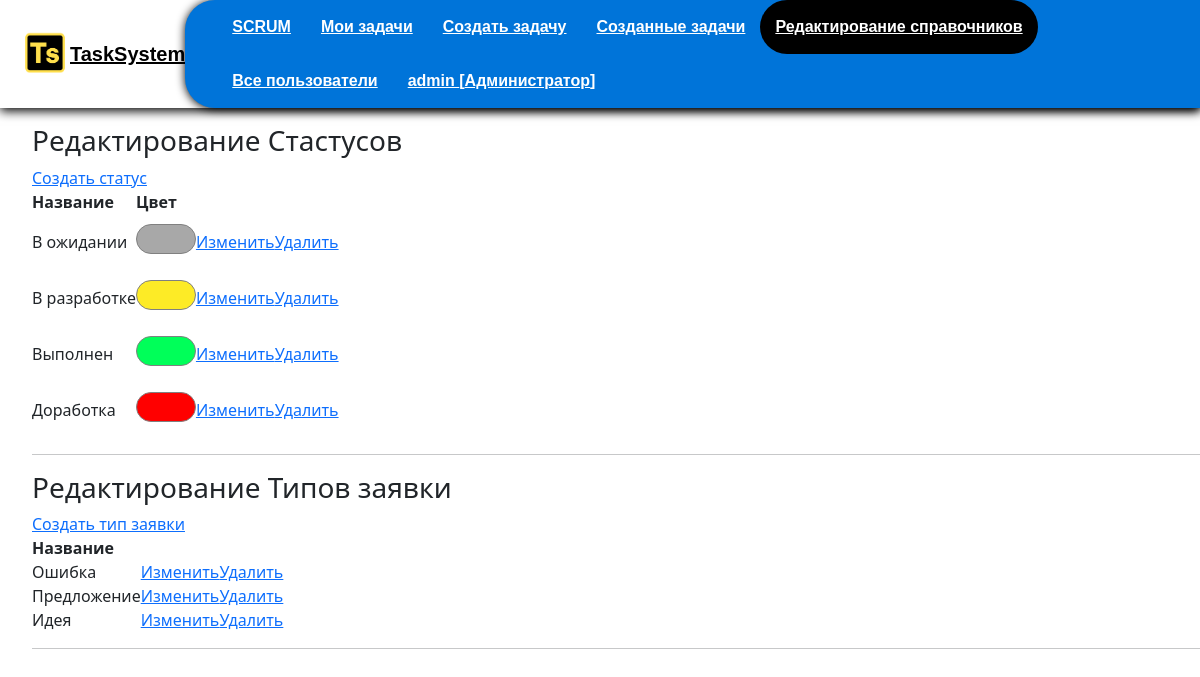
The page /edit_directory/ (signed in) on the database its author committed.
### authapp/models.py (models this page shows, shortened)
class CustomUser(AbstractUser):
    LastAuthDate = models.DateTimeField(auto_now=True)
    is_active = models.BooleanField(verbose_name="Пользователь активирован", default=False)

class Right(models.Model):
    user_id = models.ForeignKey(CustomUser, on_delete=models.CASCADE, verbose_name="Пользователь")
    usertype_id = models.ForeignKey(Type, on_delete=models.CASCADE, verbose_name="Тип пользователя", null=True)

class Type(models.Model):
    name = models.CharField("Название", blank=True, max_length=40)

### edit_directory/models.py (models this page shows, shortened)
class Status(models.Model):
    COLOR_CHOICES = [
        ("GR", "Зеленый"),
        ("RD", "Красный"),
        ("YE", "Желтый"),
        ("DR", "Серый")
    ]
    COLOR_PALETTE = [
        ("#FFFFFF", "white", ),
        ("#000000", "black", ),
    ]
    name = models.CharField(verbose_name="Название статуса", max_length=50, default=None)
    comment_is_active = models.BooleanField(verbose_name="Возможность комментировать", default=False)
    color_status = models.CharField(verbose_name="Цвет статуса", max_length=7, default= "#000000")
    image_status = models.ImageField(verbose_name="Иконка статуса", upload_to='image_status/', default=None, blank=True)
    next_status = models.ManyToManyField('self', blank=True)

class TaskType(models.Model):
    name = models.CharField(max_length=30, verbose_name="Тип заявки")

### edit_directory/views.py (the view)
# urls.py: path("", edit_directory.view, name='directory_view'),
@user_passes_test(lambda u: u.is_superuser)
def view(request):
    try:
        right = Right.objects.get(user_id=request.user)
    except:
        right = None
    status = Status.objects.all()
    tasktype = TaskType.objects.all()
    return render(request, 'edit_directory/edit_directory.html', context={
        'title': "Редактирование справочников",
        'statuses':status,
        "right":right,
        'tasktypes': tasktype
    })

### mainapp/templates/edit_directory/edit_directory.html
{% load static %}
{% include 'mainapp/includes/menu_inc.html' %}
<div class='page_style'>
<h3>Редактирование Стастусов</h3>
<a class="button" href="{% url 'edit_directory:create_status' %}">Создать статус</a>
<table class="primary">
    <thead>
      <tr>
        <th>Название</th>
        <th>Цвет</th>
        <th></th>
        <th></th>
      </tr>
    </thead>
    <tbody>
        {% for status in statuses %}
      <tr>
        <td>{{status.name}}</td>
        <td><p class='color-block' style="background-color: {{status.color_status}};"></p></td>
        <td><a href="{% url 'edit_directory:edit_status' status.id %}">Изменить</a></td>
        <td><a href="{% url 'edit_directory:delete_status' status.id %}">Удалить</a></td>
      </tr>
      {% endfor %}
    </tbody>
  </table>
<hr>
<h3>Редактирование Типов заявки</h3>
<a class="button" href="{% url 'edit_directory:create_tasktype' %}">Создать тип заявки</a>
<table class="primary">
    <thead>
      <tr>
        <th>Название</th>
        <th></th>
        <th></th>
      </tr>
    </thead>
    <tbody>
        {% for tasktype in tasktypes %}
      <tr>
        <td>{{tasktype.name}}</td>
        <td><a href="{% url 'edit_directory:edit_tasktype' tasktype.id %}">Изменить</a></td>
        <td><a href="{% url 'edit_directory:delete_tasktype' tasktype.id %}">Удалить</a></td>
      </tr>
      {% endfor %}
    </tbody>
  </table>
<hr>
</div>

### mainapp/templates/mainapp/includes/menu_inc.html (shortened to what this page needs)
{% load static %}
<!DOCTYPE html>
<html lang="en">
<head>
  <link rel="stylesheet" type="text/css" href="{% static 'css/task.css' %}">
  <link rel="stylesheet" type="text/css" href="{% static 'css/style.css' %}">
  <link rel="stylesheet" type="text/css" href="{% static 'css/scrum.css' %}">
  <link rel="stylesheet" type="text/css" href="{% static 'css/menu.css' %}">
  <link href="{% static 'colorfield/css/colorpicker.css' %}" rel="stylesheet">
  <link href="{% static 'css/colorfield.css' %}" rel="stylesheet">
  <link rel="stylesheet" type="text/css" href="{% static 'colorfield/css/color-picker.css' %}">
  <link href="https://cdn.jsdelivr.net/npm/bootstrap@5.2.0-beta1/dist/css/bootstrap.min.css" rel="stylesheet">
    <link rel="stylesheet" href="https://cdn.jsdelivr.net/npm/picnic">
</head>
<body>
  <header class='header'>
    <div class='block-logo'>
      <a href='{% url "main" %}' class="logo"><img src="{% static 'images/TSlogo.png' %}" width="50" height="50"></a>
      <p class='logo-text'><a href='{% url "main" %}' class='logo-text'>TaskSystem</a></p>
    </div>
    <nav class='menu-items'>
      <ul class='menu-item'>
        <li><a href="{% url 'main' %}" class="{% if request.resolver_match.url_name == 'main' %} active_url {% endif %}">SCRUM</a></li>
        <li><a href="{% url 'mytasks:task_view' %}" class="{% if request.resolver_match.url_name == 'task_view' %} active_url  {% endif %}">Мои задачи</a></li>
        {% if right.usertype_id.name == "Руководитель" or right.usertype_id.name == "Администратор" %}
        <li><a href="{% url 'create' %}" class="{% if request.resolver_match.url_name == 'create' %} active_url{% endif %}">Создать задачу</a></li>
        <li><a href="{% url 'creation_tasks' %}" class="{% if request.resolver_match.url_name == 'creation_tasks' %} active_url {% endif %}">Созданные задачи</a></li>
        {% endif %}
        {% if request.user.is_superuser %}
        <li><a href="{% url 'edit_directory:directory_view' %} " class="{% if request.resolver_match.url_name == 'directory_view' %} active_url {% endif %}">Редактирование справочников</a></li>
        <li><a href="{% url 'all_users' %}" class="{% if request.resolver_match.url_name == 'all_users' %} active_url {% endif %}">Все пользователи</a></li>
        {% endif %}
        <li><a href="#" class="{% if request.resolver_match.url_name == 'account' %} active_url {% endif %}">{{ user.username }} {% if right.usertype_id.name %}[{{right.usertype_id.name}}]{% else %} [Не определен] {% endif %}</a>
      </li>
      </ul>
    </nav>
  </header>

### static/css/style.css (style rules this page uses)
.page_style { margin-left: 2em; margin-top: 1em; padding-bottom: 2em; }

### static/css/menu.css (style rules this page uses)
* { margin: 0; padding: 0; box-sizing: border-box; list-style: none; text-decoration: none; }
.header { display: flex; justify-content: space-between; align-items: center; height: auto; box-shadow: 0 3px 10px #000; font-family: sans-serif; }
.block-logo { display: flex; justify-content: center; align-items: center; }
.block-logo { transition: .5s; padding-left: 20px; }
.logo-text { margin-bottom: 0; font-weight: 700; transition: .5s; font-size: 20px; font-weight: 900; color: #000; }
.logo { width: 50px; height: 50px; transition: .5s; font-size: 20px; font-weight: 900; color: #000; z-index: 0; }
.menu-items { position: initial !important; border-top-left-radius: 30px; border-bottom-left-radius: 30px; font-family: sans-serif; background-color: #0074d9; box-shadow: 0 1px 10px #000; }
header nav ul li { position: relative; float: left; }
header nav ul li a { padding: 15px; color: #fff; font-size: 16px; font-family: sans-serif; font-weight: 600; display: block; }
.active_url { border-radius: 50px; background-color: #000; color: #fff; }

### static/css/colorfield.css (style rules this page uses)
.color-block { margin-top: 10px; width: 60px; height: 30px; border-radius: 15px; border: 1px solid gray; }

### rows shown on the page
CustomUser: username "admin"
Right: usertype_id.name "Администратор"
Status: name "В ожидании"
Status: name "В разработке"
Status: name "Выполнен"
Status: name "Доработка"
TaskType: name "Ошибка"
TaskType: name "Предложение"
TaskType: name "Идея"
